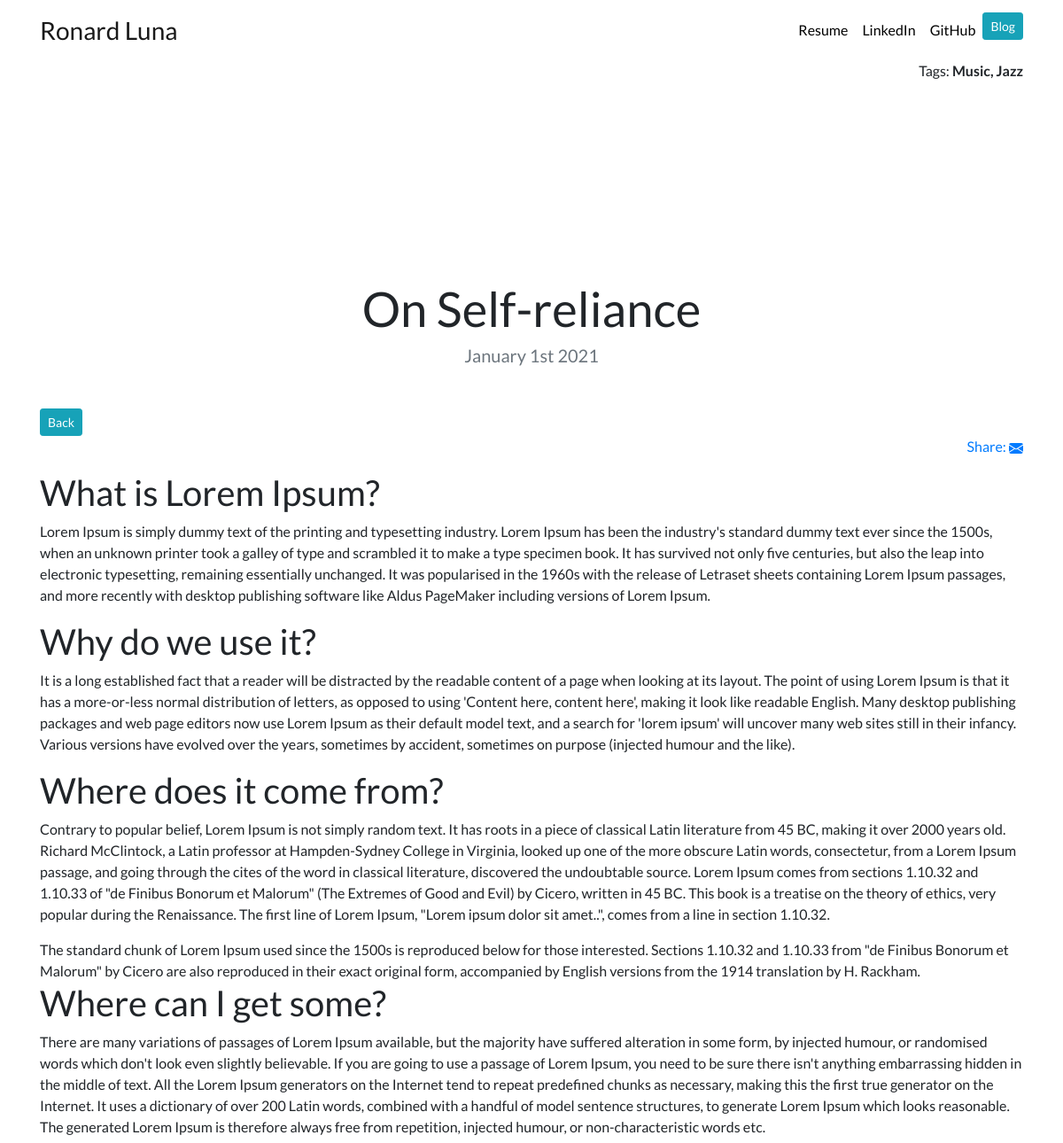
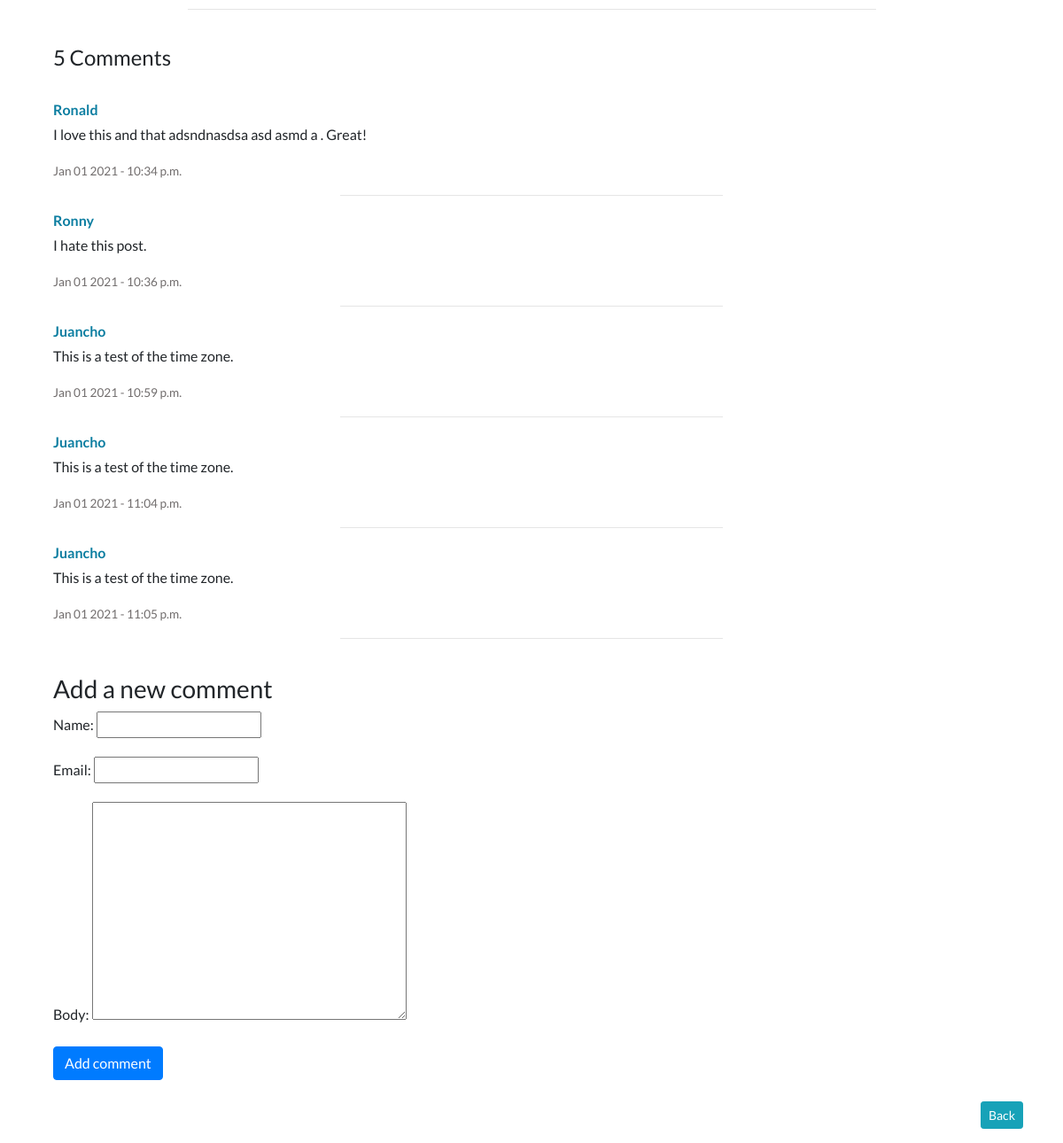
Page /blog/8/ on the committed database (2 pictures, top to bottom).
### blog/models.py (models this page shows, shortened)
class Blog(models.Model):
    title = models.CharField(max_length = 200)
    description = models.TextField()
    date = models.DateField()
    image = models.ImageField(upload_to = 'blog/images/', blank = True)
    url = models.URLField(blank = True)
    tags = TaggableManager()

class Comment(models.Model):
    post = models.ForeignKey(Blog,
                            on_delete = models.CASCADE,
                            related_name='comments')
    name = models.CharField(max_length=80)
    email = models.EmailField()
    body = models.TextField()
    created = models.DateTimeField(auto_now_add = True)
    updated = models.DateTimeField(auto_now = True)
    active = models.BooleanField(default= True)
    class Meta:
        ordering = ('created',)

### blog/views.py (the view)
# urls.py: path('<int:blog_id>/', views.detail, name = 'detail'),
def detail(request, blog_id):
    blog = get_object_or_404(Blog, pk = blog_id)
    comments = blog.comments.filter(active = True)
    new_comment = None
    if request.method == 'POST':
        comment_form = CommentForm(data = request.POST)
        if comment_form.is_valid():
            new_comment = comment_form.save(commit = False)
            new_comment.post = blog
            new_comment.save()
    else:
        comment_form = CommentForm()
    return render(request,
                'blog/detail.html',
                {'blog': blog,
                'comments': comments,
                'new_comment': new_comment,
                'comment_form': comment_form})

### blog/forms.py
class CommentForm(forms.ModelForm):
    class Meta:
        model = Comment
        fields = ('name', 'email', 'body')

### blog/templates/blog/detail.html (shortened to what this page needs)
{% extends 'portfolio/base.html' %}
{% block content %}
<div class="text-right blog_tag_copy">
    <p> Tags: <strong >{{ blog.tags.all|join:", " }}</strong> </p>
</div>
<h1 class="text-center mt-5" id="blogdetailtitle">{{ blog.title }}</h1>
<h5 class="text-center text-muted mb-5">{{ blog.date|date:'F jS Y' }}</h5>
<a class="btn btn-info btn-sm" href="{% url 'blog:all_blogs' %}"> Back </a>
<div class="text-right">
    <a href="{% url 'blog:post_share' blog.id %}" >Share:
    </a>
</div>
<p class="rounded"> {{ blog.description|safe }} </p>
<hr class="comment-line">
<div class="container">
    <div class="comment-section">
        {% with comments.count as total_comments %}
            <h4>
                {{ total_comments }} Comment{{ total_comments|pluralize }}
            </h4>
            <br>
        {% endwith %}
        {% for comment in comments %}
        <div class="comment">
            <p class="info">
                <strong class="comment_user"> {{ comment.name }} </strong>
            </p>
            <p class="comment_body">{{ comment.body|linebreaks }}</p>
            <span class="comment_date">{{ comment.created|date:'M d Y - h:i a' }}</span>
            <hr class="line_between_comments">
        </div>
        {% empty %}
        <p> There are no comments yet. </p>
        {% endfor %}
        <br>
        {% if new_comment %}
            <h3>Your comment has been added.</h3>
        {% else %}
            <h3>Add a new comment</h3>
            <form method="post">
                {{ comment_form.as_p }}
                <input class="btn btn-primary" type="submit" value="Add comment">
            </form>
        {% endif %}
    </div>
</div>
<br>
<p class="text-right">
    <a class="btn btn-info btn-sm" href="{% url 'blog:all_blogs' %}"> Back </a>
</p>
{% endblock %}

### portfolio/static/portfolio/portfolio.css (style rules this page uses)
body { font-family: 'Lato', sans-serif; }
.comment-line { width: 70%; }
a { text-decoration: none; }
.comment-section { padding-top: 1.5em; }
.comment_user { color: #0c7ea1; }
.line_between_comments { width: 40%; }
.comment_date { color: rgb(113, 109, 109); font-size: .85rem; text-align: right; }
.comment_body { margin-top: -12px; padding-bottom: -5px; }
.blog_tag_copy { padding-bottom: 10rem; }
@media (min-width: 992px) { #blogdetailtitle { font-size: 3.4rem !important; } }

### rows in the picture
Blog: tags.all "Music, Jazz", title "On Self-reliance", date "January 1st 2021", description "What is Lorem Ipsum? Lorem Ipsum is simply dummy text of the printing and typesetting industry. Lorem Ipsum has been the industry's standard dummy text ever since the 1500s, when an unknown printer took a galley of type and scrambled it to make a type specimen book. It has survived not only five centuries, but also the leap into electronic typesetting, remaining essentially unchanged. It was popularised in the 1960s with the release of Letraset sheets containing Lorem Ipsum passages, and more recently with desktop publishing software like Aldus PageMaker including versions of Lorem Ipsum. Why do we use it? It is a long established fact that a reader will be distracted by the readable…"
Comment: name "Ronald", body "I love this and that adsndnasdsa asd asmd a . Great!", created "Jan 01 2021 - 10:34 p.m."
Comment: name "Ronny", body "I hate this post.", created "Jan 01 2021 - 10:36 p.m."
Comment: name "Juancho", body "This is a test of the time zone.", created "Jan 01 2021 - 10:59 p.m."
Comment: name "Juancho", body "This is a test of the time zone.", created "Jan 01 2021 - 11:04 p.m."
Comment: name "Juancho", body "This is a test of the time zone.", created "Jan 01 2021 - 11:05 p.m."

### other values in the picture
{{ total_comments }} "5"
